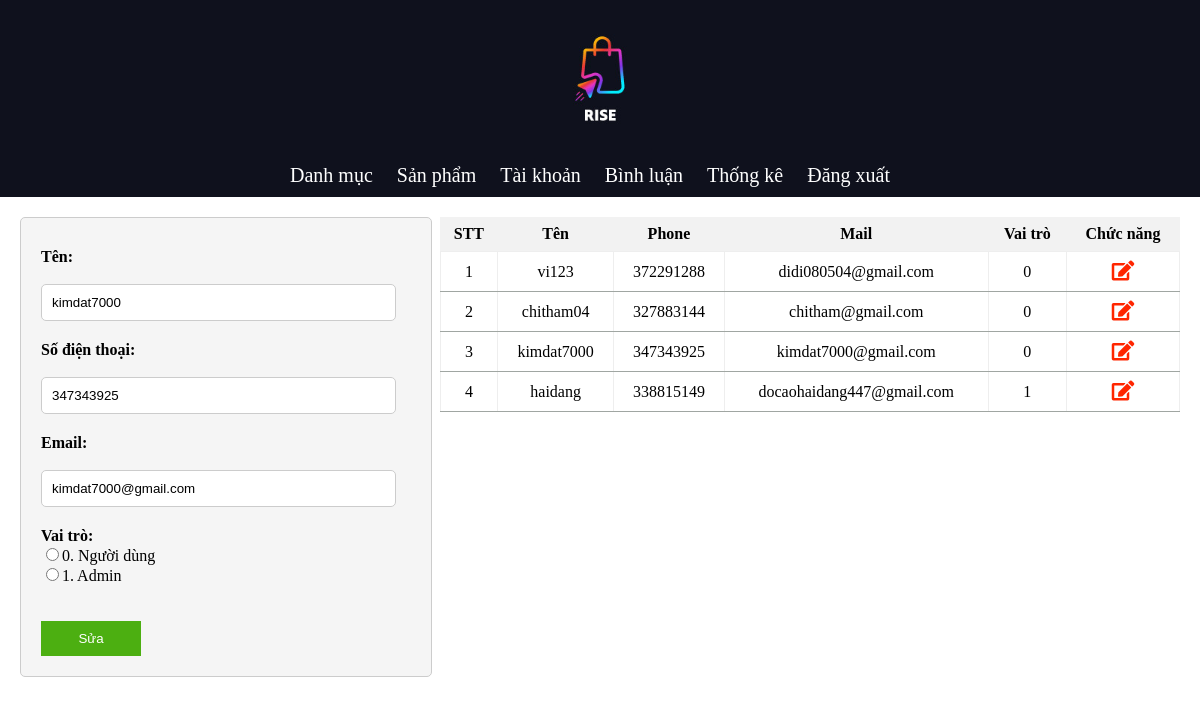
Page /admin/admin.php?pg=uduser&id=3 on the committed database.
### tables this page shows
CREATE TABLE `user` (
  `id_us` int(4) NOT NULL,
  `ten` varchar(100) NOT NULL,
  `username` varchar(100) NOT NULL,
  `diachi` varchar(200) NOT NULL,
  `hinh` varchar(100) DEFAULT NULL,
  `password` varchar(50) NOT NULL,
  `phone` int(11) NOT NULL,
  `email` varchar(100) NOT NULL,
  `vaitro` tinyint(4) NOT NULL DEFAULT 0,
  `reset_token` varchar(255) NOT NULL
);

### dao/pdo.php (called while the page is built, shortened)
<?php
function pdo_get_connection()
{
    $dburl = "mysql:host=localhost;dbname=dataduan1;charset=utf8";
    $username = 'root';
    $password = '';
    $conn = new PDO($dburl, $username, $password);
    $conn->setAttribute(PDO::ATTR_ERRMODE, PDO::ERRMODE_EXCEPTION);
    return $conn;
}
function pdo_query($sql)
{
    $sql_args = array_slice(func_get_args(), 1);
    try {
        $conn = pdo_get_connection();
        $stmt = $conn->prepare($sql);
        $stmt->execute($sql_args);
        $rows = $stmt->fetchAll();
        return $rows;
    } catch (PDOException $e) {
        throw $e;
    } finally {
        unset($conn);
    }
}
function pdo_query_one($sql)
{
    $sql_args = array_slice(func_get_args(), 1);
    try {
        $conn = pdo_get_connection();
        $stmt = $conn->prepare($sql);
        $stmt->execute($sql_args);
        $row = $stmt->fetch(PDO::FETCH_ASSOC);
        return $row;
    } catch (PDOException $e) {
        throw $e;
    } finally {
        unset($conn);
    }
}

### dao/user.php (called while the page is built, shortened)
<?php
require_once 'pdo.php';
function get_user($id_us)
{
    $sql = "SELECT * FROM user WHERE id_us=?";
    return pdo_query_one($sql, $id_us);
}
function showus()
{
    $sql = "SELECT * FROM user ORDER BY id_us DESC ";
    return pdo_query($sql);
}

### admin/quantri/udkhachhang.php (the view, shortened to what this page needs)
<?php
$kq = '';
$stt = 0;
foreach ($showus as $value) {
    $stt++;
    extract($value);
    $kq .= '<tr>
        <td>' . $stt . '</td>
        <td>' . $username . '</td>
        <td>' . $phone . '</td>
        <td>' . $email . '</td>
        <td>' . $vaitro . '</td>
        <td><a href="admin.php?pg=uduser&id=' . $id_us . '"><i class="fas fa-edit" style="color: #ff2600;"></i></a></td>
    </tr>';
}
if ((isset($_GET['id'])) && ($_GET['id'] > 0)) {
    $id = $_GET['id'];
    $uduser = get_user($id);
    extract($uduser);
}
?>
<body>
    <div class="content">
        <div class="form-loai">
            <form name="" action="admin.php?pg=capnhatus" method="post" onsubmit="return validateForm()">
                <div class="group">
                    <label for="">Tên: </label><br>
                    <input type="text" name="username" id="username" value="<?= $username ?>" readonly>
                </div>
                <div class="group">
                    <label for="">Số điện thoại: </label><br>
                    <input type="text" name="phone" id="phone" value="<?= $phone ?>" readonly>
                </div>
                <div class="group">
                    <label for="">Email: </label><br>
                    <input type="text" name="email" id="email" value="<?= $email ?>" readonly>
                </div>
                <div class="group">
                    <label for="">Vai trò:</label>
                    <input type="radio" name="vaitro" value="0" id="vaitro">0. Người dùng<br>
                    <input type="radio" name="vaitro" value="1" id="vaitro">1. Admin<br>
                    <br>
                    <input type="hidden" name="id" value="<?= $id ?>"><br>
                    <input type="submit" name="capnhat" value="Sửa" class="btn">
                </div>
            </form>
        </div>
        <table border="1">
            <tr>
                <th>STT</th>
                <th>Tên</th>
                <th>Phone</th>
                <th>Mail</th>
                <th>Vai trò</th>
                <th>Chức năng</th>
            </tr>
            <?php echo $kq; ?>
        </table>
    </div>
</body>
</html>

### view/css/admin.css (style rules this page uses)
body { margin: 0; padding: 0; }
.form-loai { width: 100%; margin: 20px; }
form { width: 100%; max-width: 400px; background-color: #f5f5f5; border: 1px solid #ccc; padding: 20px; border-radius: 5px; }
label { display: block; font-weight: bold; margin-top: 10px; }
input[type="file"], input[type="text"], input[type="password"], select { width: 90%; padding: 10px; margin-bottom: 10px; border: 1px solid #ccc; border-radius: 5px; }
input[type="radio"] { padding: 0px; margin-bottom: 0px; border: 1px solid #ccc; border-radius: 5px; }
.btn { background-color: #007BFF; color: white; padding: 10px 20px; border: none; cursor: pointer; }
.content { display: flex; justify-content: space-between; align-items: flex-start; }
.form-loai { flex: 1; padding-right: 10px; }
table { flex: 2; }
table { margin: 20px; float: left; text-align: center; border: none; border-collapse: collapse; }
.btn { width: 100px; background-color: #4caf11; }
th { background-color: #f2f2f2; padding: 8px; border: none; }
td { border-bottom: 1px solid rgb(160, 166, 162); text-align: center; padding: 8px; }
a { text-decoration: none; font-size: 20px; }

### rows in the picture
user: username "kimdat7000", phone "347343925", email "kimdat7000@gmail.com", vaitro "0"
user: username "vi123", phone "372291288", email "didi080504@gmail.com", vaitro "0"
user: username "chitham04", phone "327883144", email "chitham@gmail.com", vaitro "0"
user: username "haidang", phone "338815149", email "docaohaidang447@gmail.com", vaitro "1"
